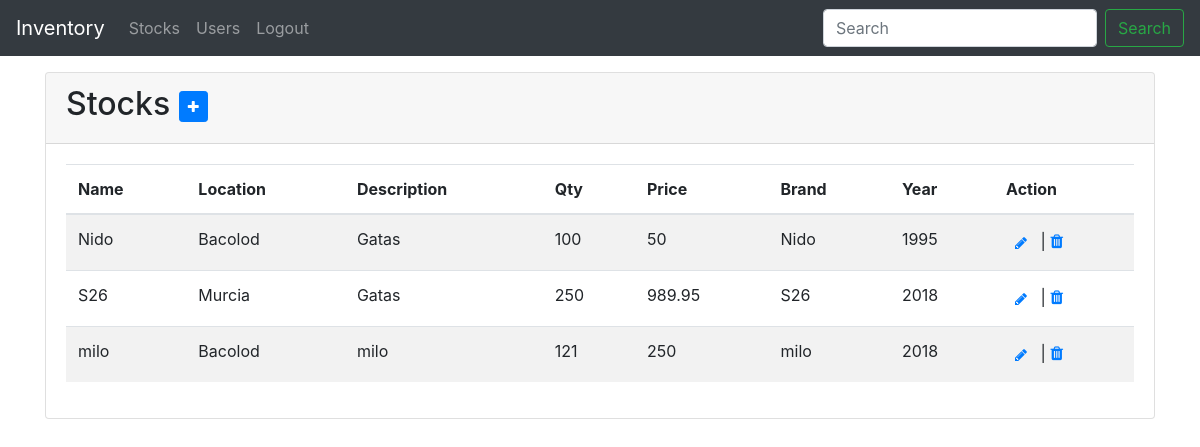
The page /admin/index.php?act=stocks on the database as committed earlier.
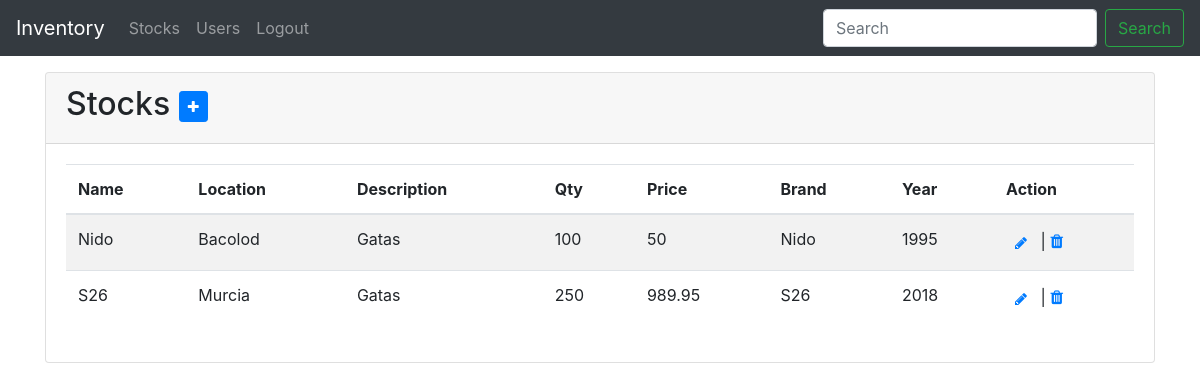
The same page on the database as committed later.
### tables this page shows
CREATE TABLE `stockholders` (
  `stock_id` int(5) NOT NULL AUTO_INCREMENT,
  `stock_name` varchar(250) NOT NULL,
  `stock_location` varchar(250) NOT NULL,
  `stock_description` varchar(250) NOT NULL,
  `stock_quantity` int(50) NOT NULL,
  `stock_price` double NOT NULL,
  `stock_brand` varchar(250) NOT NULL,
  `stock_year` year(4) NOT NULL,
  `time_added` time NOT NULL,
  `date_added` date NOT NULL,
  PRIMARY KEY (`stock_id`)
);

### public/classes/class.stocks.php (called while the page is built, shortened)
<?php
class Stock{
  public $db;
  public function __construct() {
    $this->db = new mysqli(DB_SERVER,DB_USERNAME,DB_PASSWORD,DB_DATABASE);
  }
  public function view_stocks() {
    $sql = "SELECT * FROM `stockholders` ORDER BY `time_added` DESC, `date_added` DESC";
    $result=mysqli_query($this->db, $sql);
    $count_row=$result->num_rows;
    if($count_row>0){
      $result = mysqli_query($this->db, $sql);
      while($row=mysqli_fetch_assoc($result)){
        $type[]=$row;
      }
    }else{
      $type=0;
    }
    return $type;
  }
}
?>

### public/admin/stocks.php (the view, shortened to what this page needs)
<div class="table-responsive">
  <div class="card">
    <div class="card-header">
      <h2>
        Stocks
        <a href="#" data-toggle="modal" data-target="#addStock" class="btn btn-primary btn-sm"><i class="fa fa-plus"></i></a>
      </h2>
    </div>
    <div class="card-body">
      <table class="table table-striped">
        <thead>
          <th>Name</th>
          <th>Location</th>
          <th>Description</th>
          <th>Qty</th>
          <th>Price</th>
          <th>Brand</th>
          <th>Year</th>
          <th>Action</th>
        </thead>
        <tbody>
          <?php
          $stocks = new Stock();
          $items = $stocks->view_stocks();
          ?>
          <?php foreach ($items as $value): ?>
            <tr>
              <td><?php echo $value['stock_name'] ?></td>
              <td><?php echo $value['stock_location'] ?></td>
              <td><?php echo $value['stock_description'] ?></td>
              <td><?php echo $value['stock_quantity'] ?></td>
              <td><?php echo $value['stock_price'] ?></td>
              <td><?php echo $value['stock_brand'] ?></td>
              <td><?php echo $value['stock_year'] ?></td>
              <td><a href="#" class="btn btn-sm"  data-toggle="modal" data-target="#editStock<?php echo $value['stock_id']?>" ><i class="fa fa-pencil"></i></a> <span>|</span> <a onclick="return confirm('Are you sure to delete this item?')" href="/processes/process.stock.php?action=delete&id=<?php echo $value['stock_id'] ?>"><i class="fa fa-trash"></i></a></td>
            </tr>
          <?php endforeach ?>
        </tbody>
      </table>
    </div>
  </div>
</div>

Rows that differ between the two databases and show on the page:
removed stockholders: stock_name "milo", stock_location "Bacolod", stock_description "milo", stock_quantity "121", stock_price "250", stock_brand "milo", stock_year "2018"
